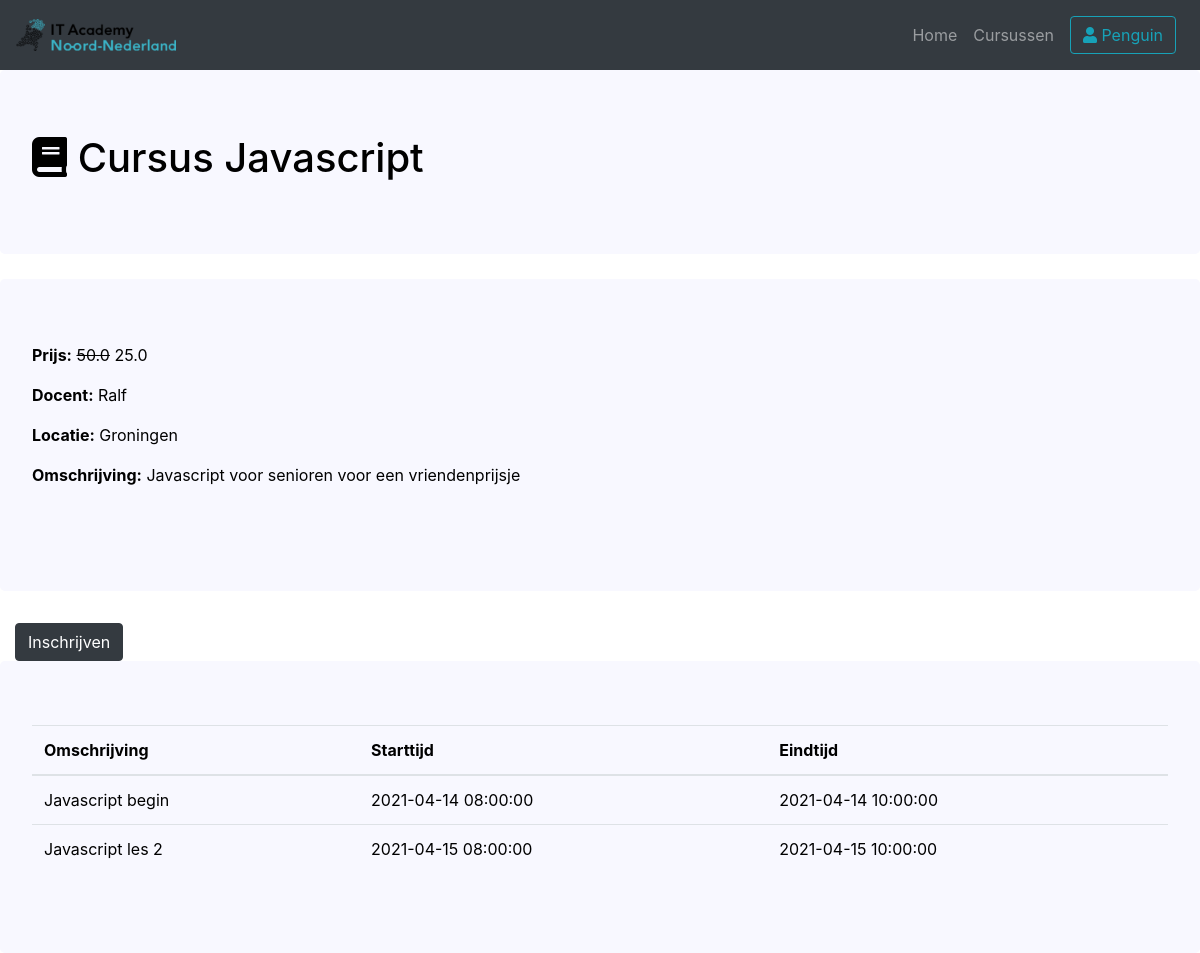
Screenshot of /cursus/Javascript/5 (signed in) with the database file from the repository.
### project/models.py (models this page shows, shortened)
class User(db.Model, UserMixin):
    __tablename__ = 'users'
    id = db.Column(db.Integer, primary_key=True)
    email       = db.Column(db.String(64), unique=True, index=True, nullable=False)
    username    = db.Column(db.String(64), unique=True, index=True, nullable=False)
    password    = db.Column(db.String(128), nullable=False)
    role_id     = db.Column(db.Integer, db.ForeignKey("roles.id"), nullable=False)

class Language(db.Model):
    __tablename__ = 'languages'
    id          = db.Column(db.Integer, primary_key=True)
    language    = db.Column(db.Text, nullable=False)

class Course(db.Model):
    __tablename__ = 'courses'
    id              = db.Column(db.Integer, primary_key=True)
    teacher_id      = db.Column(db.Integer, db.ForeignKey("users.id"), nullable=False)
    language_id     = db.Column(db.Integer, db.ForeignKey("languages.id"), nullable=False)
    location        = db.Column(db.Text, nullable=False)
    cost            = db.Column(db.Float, nullable=False)
    description     = db.Column(db.Text, nullable=False)

class Lecture(db.Model):
    __tablename__ = 'lectures'
    id                  = db.Column(db.Integer, primary_key=True)
    course_id           = db.Column(db.Integer, db.ForeignKey("courses.id"))
    start_time          = db.Column(db.DateTime)
    end_time            = db.Column(db.DateTime)
    lecture_name        = db.Column(db.Text)

### project/views.py (the view)
@standaard_blueprint.route('/cursus/<language>/<course_id>')
def cursus(language, course_id):
    if current_user.is_anonymous:
        flash(Markup('U moet eerst inloggen of registreren voordat u zich kan inschrijven voor een cursus. <br> Registreren kan <b><a href="' + url_for('standaard.register') + '">hier</a></b>! <br><br> <b><a href="' + url_for('standaard.login') + '">Inloggen</a></b>'))
    course =   Course.query\
                .filter_by(id=course_id)\
                .join(Language, Course.language_id == Language.id)\
                .join(User, Course.teacher_id == User.id)\
                .add_columns(Course.id, Course.language_id, Language.language, User.username, Course.location, Course.cost, Course.description).first_or_404()
    lectures =  Lecture.query\
                .filter_by(course_id = int(course_id))\
                .join(Course, Course.id == int(course_id))\
                .join(Language, Language.id == Course.language_id)\
                .add_columns(Lecture.lecture_name, Lecture.start_time, Lecture.end_time)\
                .order_by(Lecture.start_time)\
                .all()
    discount = False
    korting = Korting()
    if current_user.is_authenticated:
        if Attendee.query.filter_by(user_id = current_user.id).first() != None:
            discount = True
    return render_template('cursus.html', course=course, discount = discount, korting=korting, lectures=lectures)

### project/__init__.py (called while the page is built)
@app.context_processor
def inject_time_related_functions():
    return dict(date_now=datetime.now().date(), td=timedelta, dt=datetime, t=time())

### project/models.py (called while the page is built)
@login_manager.user_loader
def load_user(user_id):
    return User.query.get(user_id)

def Korting():
    korting = 0.5 # 50%
    return korting

### project/templates/cursus.html
{% extends "base.html" %}
{% block content %}
<div class="jumbotron m-0">
    <h1><i class="fas fa-book"></i> Cursus {{ course.language }}</h1>
</div>
<div class="jumbotron">
    <p> {% if discount == True %}
        <b>Prijs:</b> <s>{{ course.cost}}</s> {{ course.cost*korting }}
        {% else %}
        <b>Prijs:</b> {{ course.cost}}
        {% endif %}
    </p>
    <p> <b>Docent:</b> {{ course.username}} </p>
    <p> <b>Locatie:</b> {{ course.location}} </p>
    <p> <b>Omschrijving:</b> {{ course.description }} </p>
    <br>
</div>
<div class="col-sm-12">
    {% if current_user.is_authenticated %}
    <a href="{{ url_for('student.inschrijven', language_id=course.language_id, course_id=course.id)}}" class="btn btn-dark">Inschrijven</a>
    {% endif %}
</div>
<div class="jumbotron m-0">
    <table class="table">
        <thead>
            <tr>
                <th scope="col">Omschrijving</th>
                <th scope="col">Starttijd</th>
                <th scope="col">Eindtijd</th>
            </tr>
        </thead>
        <tbody>
            {% for lecture in lectures %}
            <tr>
                <td>{{ lecture.lecture_name }}</td>
                <td>{{ lecture.start_time}}</td>
                <td>{{ lecture.end_time }}</td>
            </tr>
            {% endfor %}
        </tbody>
    </table>
</div>
{% endblock %}

### project/templates/base.html (shortened to what this page needs)
<!DOCTYPE html>
<html lang="en" dir="ltr">
<head>
    <link rel="stylesheet" type="text/css" href="{{ url_for('static',filename='stylesheet.css') }}?rnd=24">
    <link rel="stylesheet" href="https://maxcdn.bootstrapcdn.com/bootstrap/4.0.0/css/bootstrap.min.css">
    <link rel="stylesheet" href="https://cdnjs.cloudflare.com/ajax/libs/font-awesome/5.15.3/css/all.min.css" />
</head>
<body>
    <nav class="navbar navbar-expand-lg navbar-dark bg-dark">
    <a class="navbar-brand" href="{{ url_for('index') }}">
        <img src="/static/logo-klein.png" width="40%" alt="">
    </a>
    <div class="collapse navbar-collapse" id="navbarSupportedContent">
        <div class="navbar-nav ml-auto d-lg-flex align-items-lg-center">
            <a class="nav-item nav-link" href="{{ url_for('index') }}">Home</a>
            <a class="nav-item nav-link" href="{{ url_for('standaard.cursussen') }}">Cursussen</a>
            {% if current_user.is_authenticated %}
            <div class="dropdown nav-item nav-link">
                <button class="btn btn-outline-info" type="button" id="dropdownMenuButton" data-toggle="dropdown" aria-haspopup="true" aria-expanded="false">
                    <i class="fas fa-user"></i> {{ current_user.username }}
                </button>
            </div>
            {% endif %}
        </div>
    </div>
</nav>
{% block content %}
{% endblock %}
</body>
</html>

### project/static/stylesheet.css (style rules this page uses)
html { background-color: white; }
.jumbotron { background-color:ghostwhite !important; margin-top: 25px; color: black; }

### rows the page displays
User: username "Penguin"
Language: language "Javascript"
Course: cost "50.0", course.cost*korting "25.0", location "Groningen", description "Javascript voor senioren voor een vriendenprijsje"
User: username "Ralf"
Lecture: lecture_name "Javascript begin", start_time "2021-04-14 08:00:00", end_time "2021-04-14 10:00:00"
Lecture: lecture_name "Javascript les 2", start_time "2021-04-15 08:00:00", end_time "2021-04-15 10:00:00"
